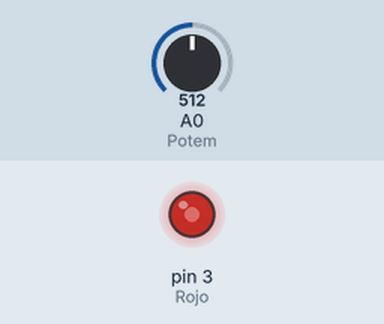
This sketch was run on a simulated Arduino Uno, built with avr-gcc and run on an emulated ATmega328P. Shown: output pins drawn as LEDs (lit = HIGH). The test bench sets the inputs (shaded band); at power-on: A0 (Potem) = 512.

Above: at 1.2 s.
1.3 s: A0 (Potem) set to 716
At 1.8 s:
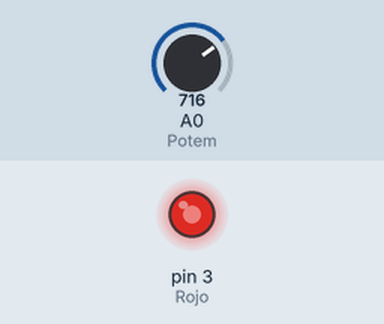
2.8 s: A0 (Potem) set to 900
At 4.0 s:
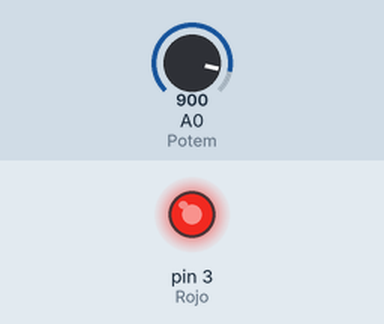
4.3 s: A0 (Potem) set to 122
At 5.2 s:
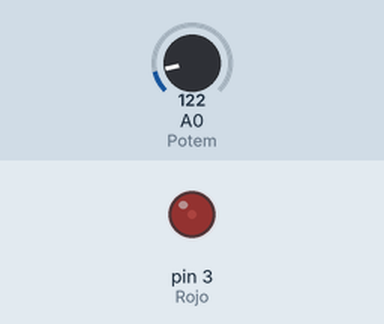
5.8 s: A0 (Potem) set to 0
At 6.4 s:
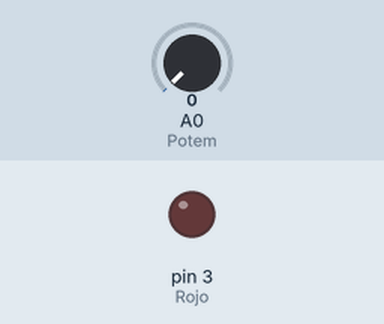
7.3 s: A0 (Potem) set to 511
At 8.7 s:
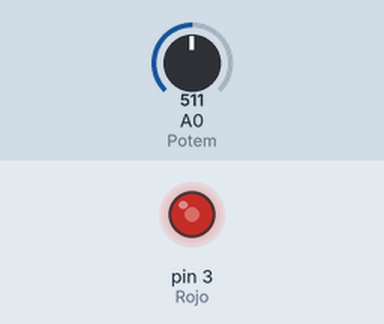
Timing chart, 0 to 9.8 s (numbered marks = the images above; inputs shaded):
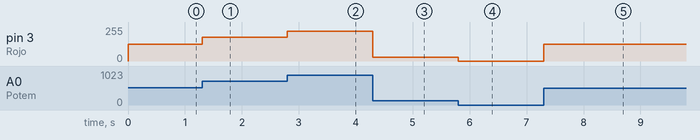

Measured:
- after the input at 1.3 s, pin 3 (Rojo): 127/255 → 178/255 at once
- after the input at 2.8 s, pin 3 (Rojo): 178/255 → 224/255 at once
- after the input at 4.3 s, pin 3 (Rojo): 224/255 → 30/255 at once
- after the input at 5.8 s, pin 3 (Rojo): 30/255 → 0/255 at once
- after the input at 7.3 s, pin 3 (Rojo): 0/255 → 127/255 at once

The sketch:

Control_brillo_led.ino
```cpp
/*
  Fundación Kinal
  Centro Educativo Técnico Labral Kinal
  Electrónica
  Grado: Quinto
  Sección: A
  Curso: Taller de Electrónica Digital y Reparación de Computadoras I
  Nombre: Álvaro Anzueto Rodas
  Carné: 2019373
*/

//Directivas de preprocesador
#define Rojo 3
#define Potem A0

//Variables a usar
int brillo = 0;//se guarda el valor del potenciometro

void setup() {
  pinMode(Rojo, OUTPUT);
  pinMode(Potem, INPUT);//La entrada analogica no requieren inicialización
}

void loop() {//Map es una regla de 3 para el rango de la variable
  brillo = map(analogRead(Potem), 0, 1023, 0, 255);//Usamos un mapa para dejar un margen de 0 a 255, guardado en una variable
  analogWrite(Rojo, brillo); //Cambia la intesidad del led
}
```
